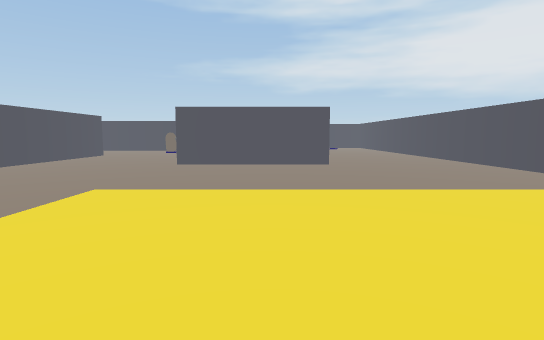
view 1 (above)

16 first-person views from a walk through a Unity game level. The camera is 1.5 m above the floor, tilts 6° down and sees 80° across. The floor is counted in squares, 2 m on a side. Each view is taken from the middle of a square. On the plan, view 1 faces up. The plan holds only what a view shows up to about 11 squares ahead; the rest is blank. The place goes on beyond the plan. Surface patterns are stand-ins for the level's own textures.

view 2
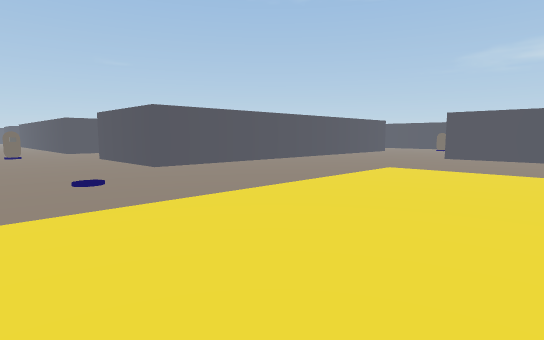

view 3
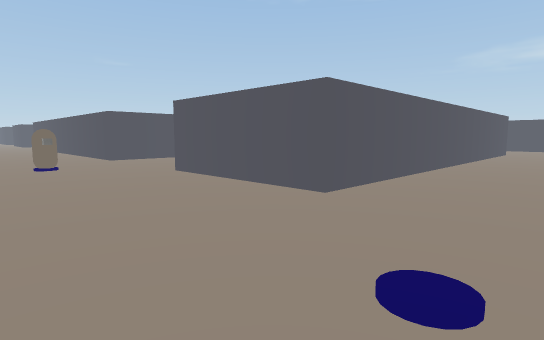

view 4
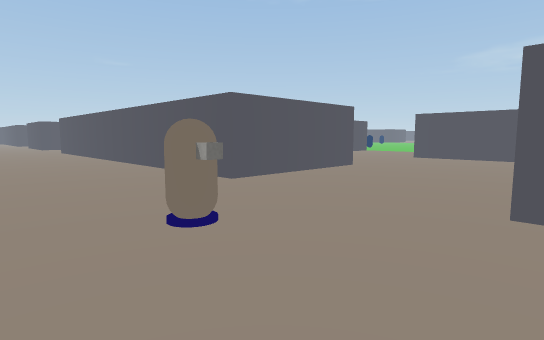

view 5
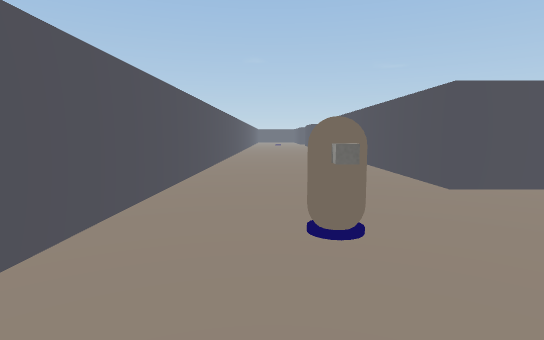

view 6
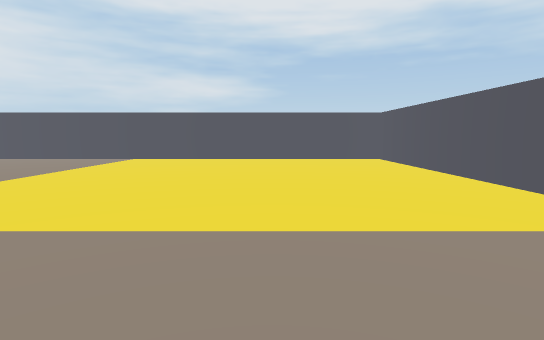

view 7
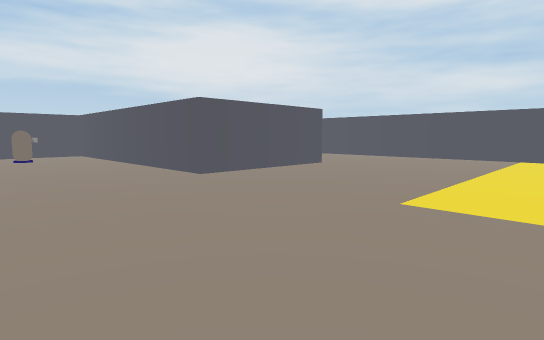

view 8
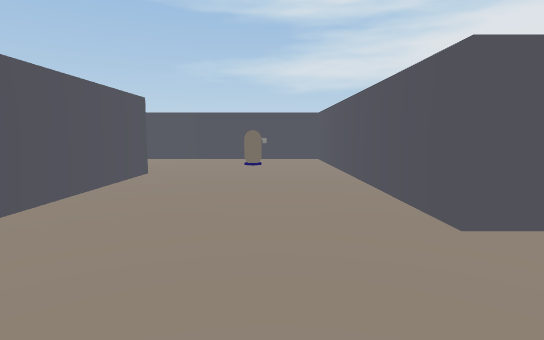

view 9
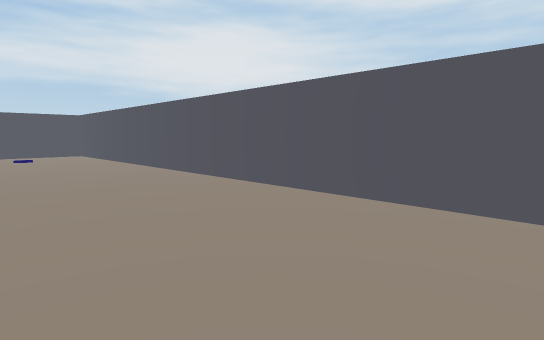

view 10
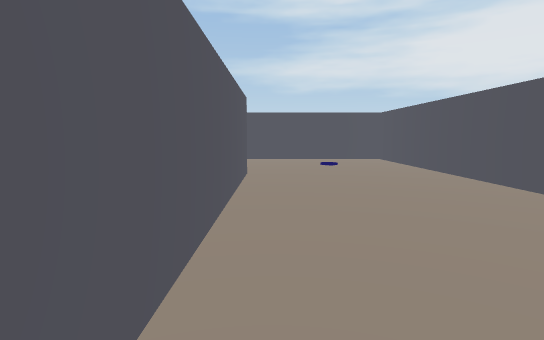

view 11
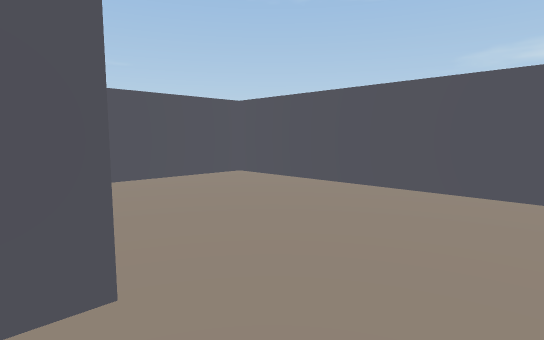

view 12
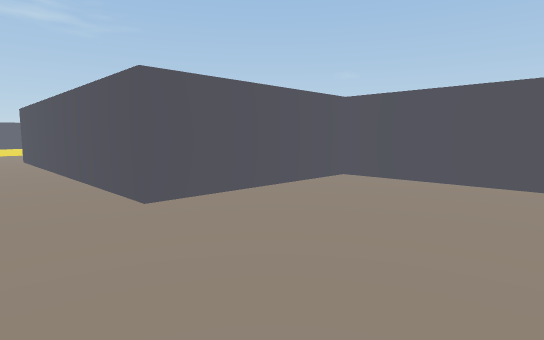

view 13
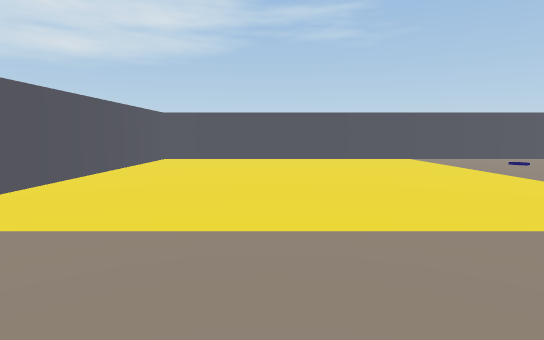

view 14
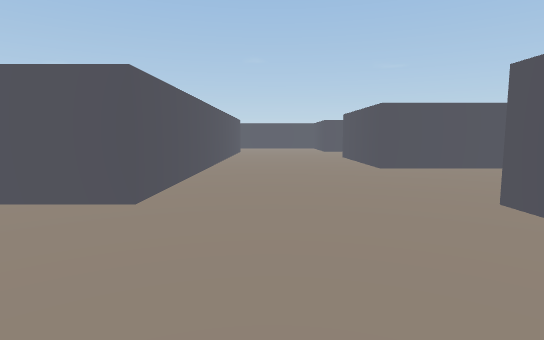

view 15
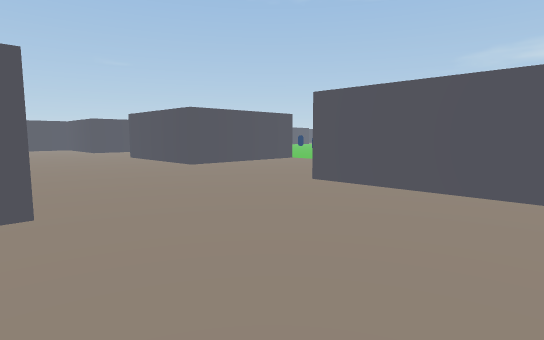

view 16
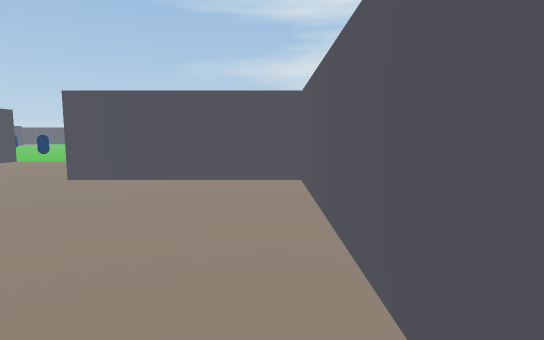

### Floor plan
Points are (right, up) in squares from view 1. A wall is a line through its corners. A room is listed if a view was taken in it or the views show most of it. See-through windows are left out.
Room 1 (views 1, 2, 3, 4, 5, 6, 7, 8, 9, 10, 11, 12, 13, 14, 15, 16)
walls: (-2.5, 8.5) (-2.5, 16.5) (1.5, 16.5) (1.5, 8.5) (-2.5, 8.5); (-10.5, 3.5) (-10.5, 8.5) (-14.5, 8.5); (-6.5, 12.5) (-6.5, 0.5) (-10.5, 0.5); (-6.9, -3.5) (5.5, -3.5) (5.5, 20.5) (-2.5, 20.5) (-2.5, 16.5) (-8.1, 16.5); (-19.5, 8.5) (-22.1, 8.5); (-22, 4.5) (-14.5, 4.5) (-14.5, 0.5) (-22.1, 0.5); (-21, -3.5) (-11.8, -3.5)
ways out: opening at (-17.5, 7.3)
objects: other object (-12, -1); other object (-4, 15)

Positions as (right, up) in squares from view 1, and headings:
1: (0, 0), facing up
2: (1, -3), facing up-left
3: (-4, -3), facing up-left
4: (-10, -3), facing up-left
5: (-10, -2), facing left
6: (-5, 0), facing right
7: (-6, 3), facing up-right
8: (-4, 6), facing up
9: (2, 7), facing up-right
10: (2, 10), facing up
11: (3, 16), facing up-left
12: (3, 20), facing down-left
13: (2, 7), facing down
14: (-11, 6), facing left
15: (-11, 4), facing up-left
16: (-11, 3), facing up
